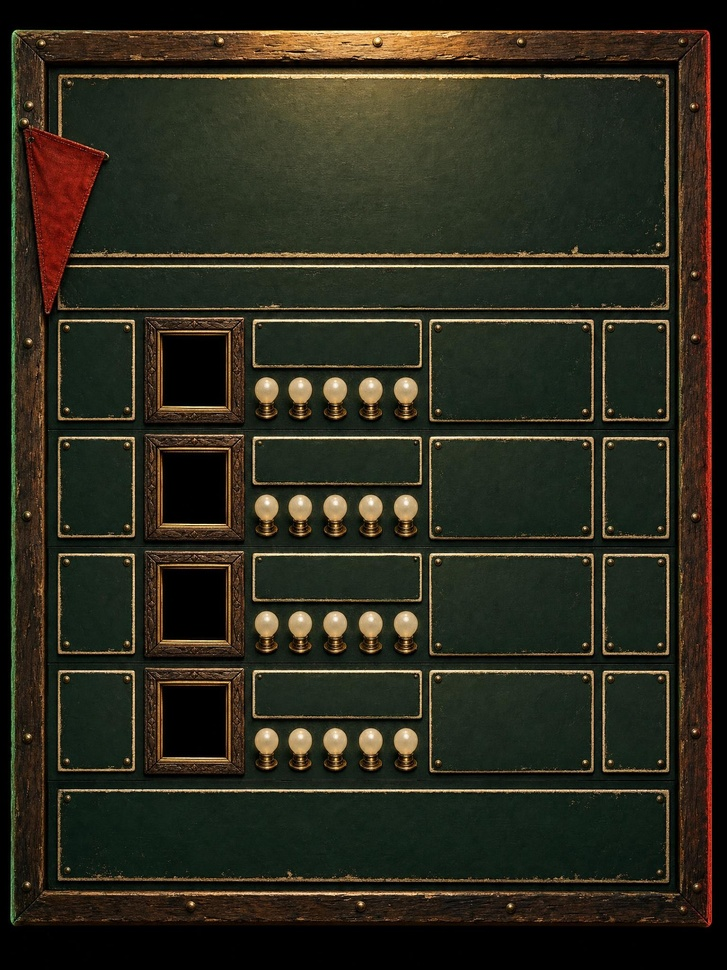
#> input picture ez/tools/concepts/worlds/comic/story/h/meet13/img/n0p.jpg, 727 x 970 px, shrunk from 1536 x 2048 before the run
$ python geo.py img/n0p.jpg
#> lines starting #> are read from the running program, lines starting #| are printed output that depends on the picture; after the words box and inside, x2 and y2 are one past the last pixel; in counts of white or black regions, pixels touching at a corner belong together
# /usr/bin/python3 geo.py img : black picture-frame insets (row centres) and gold border peaks along row 1 and the header/strip columns
import sys
from PIL import Image
import numpy as np
im=np.asarray(Image.open(sys.argv[1]).convert('RGB')).astype(int);H,W,_=im.shape
#> after `H, W, _ = im.shape`: H = 970; W = 727
L=im.mean(2);blk=L<22
#> after `L = im.mean(2)`:
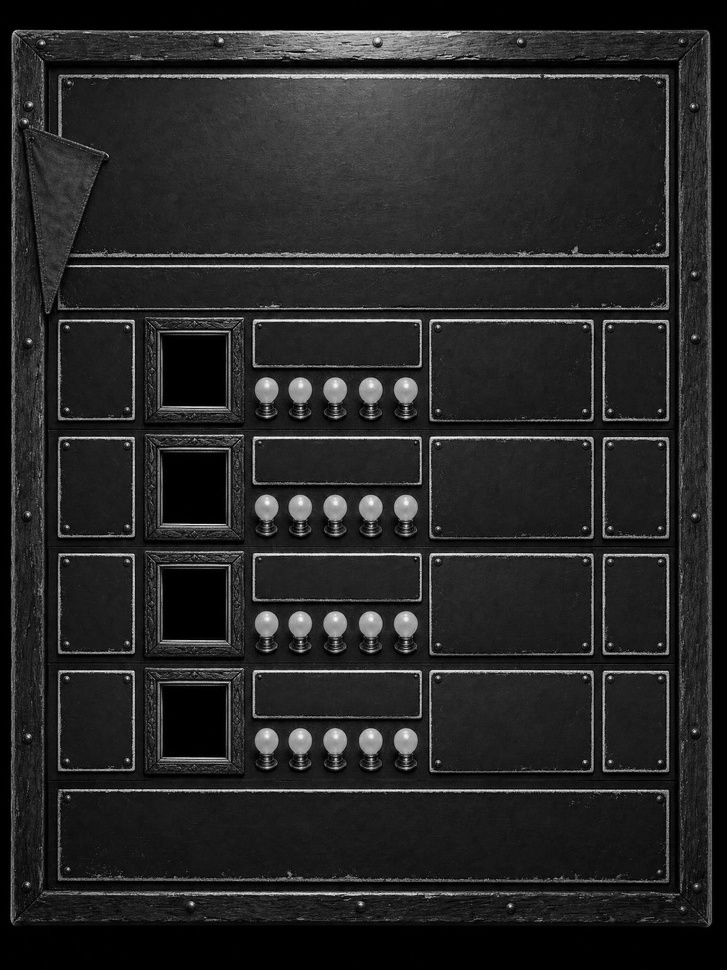
#> L: shape (970, 727) float64; min 0, max 250.3, mean 38
#> after `blk = L < 22`:
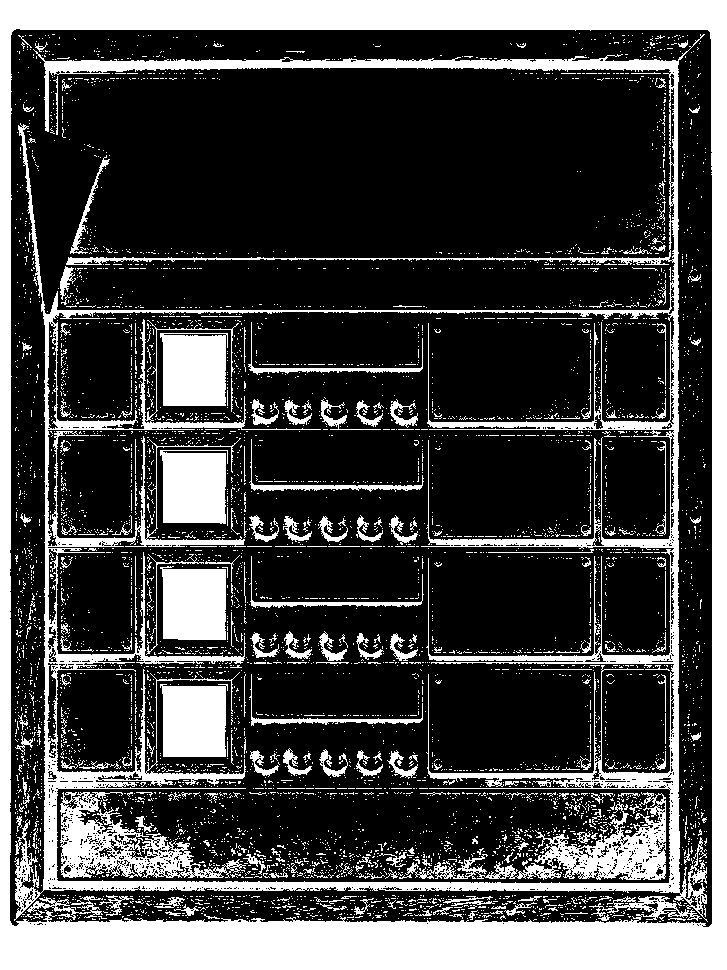
#> blk: shape (970, 727) bool; 26.8% white; 5607 white regions (5365 under 20 px), largest, box (x1, y1, x2, y2) and area: (0, 0, 727, 970) 81381, (14, 34, 708, 922) 45554, (405, 792, 666, 880) 5860
k=4;sm=blk[::k,::k];h0,w0=sm.shape;seen=np.zeros_like(sm);fr=[]
#> after `sm = blk[::k, ::k]`:
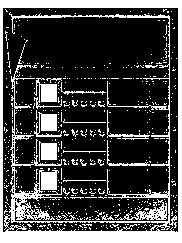
#> sm: shape (243, 182) bool; 27.2% white; 556 white regions (536 under 20 px), largest, box (x1, y1, x2, y2) and area: (0, 0, 182, 243) 8454, (34, 78, 62, 109) 408, (34, 112, 62, 137) 379
#> after `h0, w0 = sm.shape`: h0 = 243; w0 = 182
for y in range(h0):
  for x in range(w0):
    if sm[y,x] and not seen[y,x]:
      st=[(y,x)];seen[y,x]=1;ys=[];xs=[]
      while st:
        a,b=st.pop();ys.append(a);xs.append(b)
        for c,d in((a+1,b),(a-1,b),(a,b+1),(a,b-1)):
          if 0<=c<h0 and 0<=d<w0 and sm[c,d] and not seen[c,d]:seen[c,d]=1;st.append((c,d))
      y0,y1,x0,x1=min(ys)*k,(max(ys)+1)*k,min(xs)*k,(max(xs)+1)*k;w=x1-x0;h=y1-y0
      if .035*W<w<.2*W and .025*H<h<.2*H and len(ys)/((h/k)*(w/k))>.85:fr.append((y0,y1,x0,x1))
#> after the loop, fr = [(572, 640, 164, 228)]
fr.sort()
print('W,H',W,H)
#| W,H 727 970
for a,b,c,d in fr:print('frame y %.4f-%.4f yc %.4f h %.4f | x %.4f-%.4f xc %.4f w %.4f'%(a/H,b/H,(a+b)/2/H,(b-a)/H,c/W,d/W,(c+d)/2/W,(d-c)/W))
R,G,B=im[...,0],im[...,1],im[...,2];gold=(R>105)&(G>80)&(R-B>28)
#> after `R, G, B = (im[..., 0], im[..., 1], im[..., 2])`:
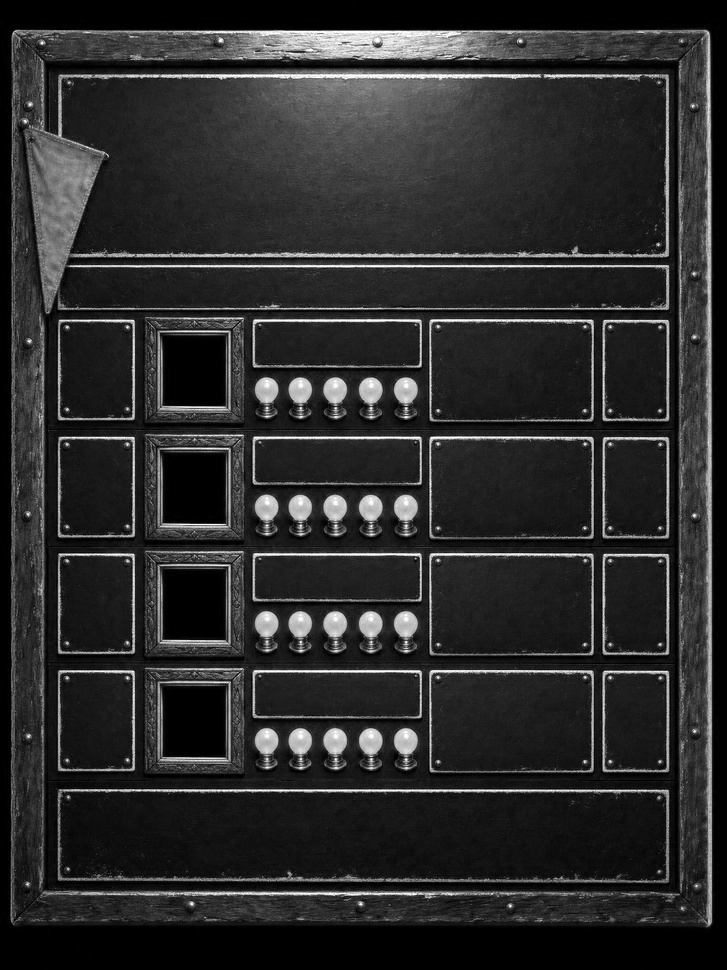
#> R: shape (970, 727) int64; min 0, max 255, mean 43.6
#> after `R, G, B = (im[..., 0], im[..., 1], im[..., 2])`:
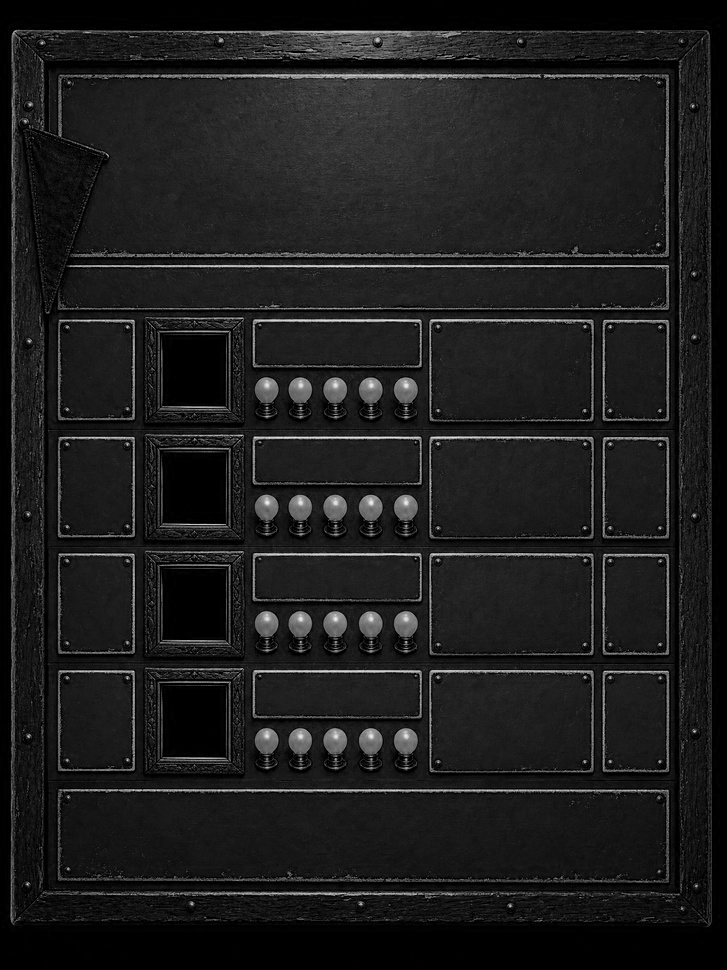
#> B: shape (970, 727) int64; min 0, max 241, mean 28.8
#> after `gold = (R > 105) & (G > 80) & (R - B > 28)`:
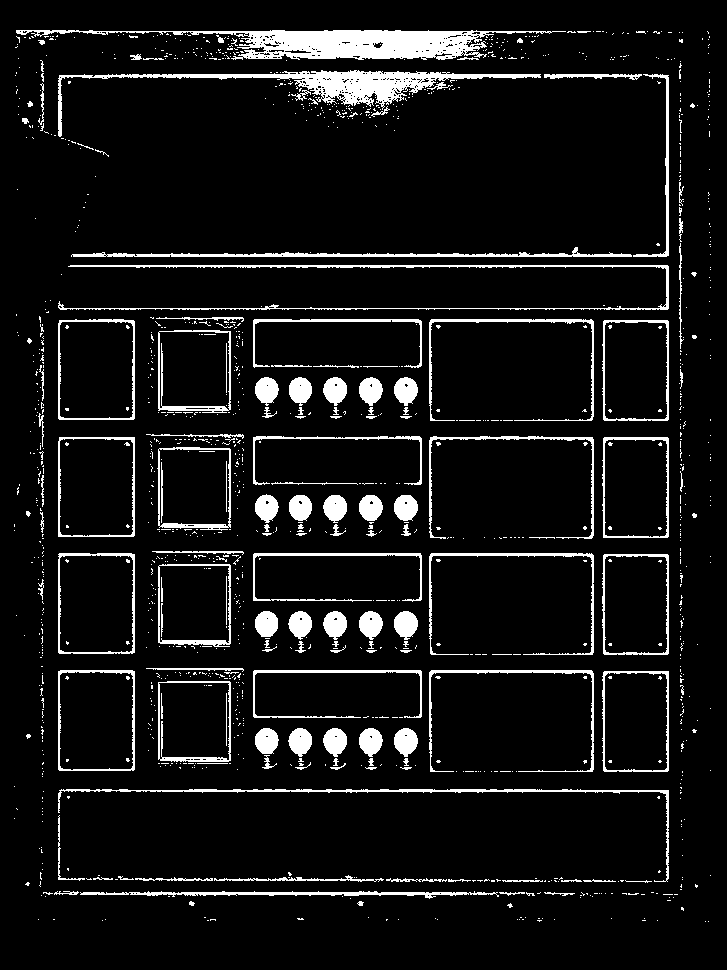
#> gold: shape (970, 727) bool; 7.9% white; 1359 white regions (1215 under 20 px), largest, box (x1, y1, x2, y2) and area: (16, 30, 566, 60) 6811, (58, 70, 541, 137) 4743, (58, 265, 669, 310) 2368
def peaks(prof,thr):
  pk=[i for i in range(1,len(prof)-1) if prof[i]>thr and prof[i]>=prof[i-1] and prof[i]>=prof[i+1]]
  g=[];[g.append([y]) if not g or y-g[-1][-1]>3 else g[-1].append(y) for y in pk];return [round(sum(a)/len(a)) for a in g]
if fr:
  a,b=fr[0][0],fr[0][1];band=gold[a+(b-a)//3:b-(b-a)//3]
#> after `a, b = (fr[0][0], fr[0][1])`: a = 572; b = 640
  px=peaks(band.mean(0),.5);print('row1 x-peaks',[round(x/W,4) for x in px])
#> in peaks, `pk=[i for i in range(1,len(prof)-1) if prof[i]>thr and prof[i]>=prof[i..`: pk = [58, 59, 133, 134, 158, 159, 161, 226, 229, 230, 430, 592, 593, 603, 667, 668]
#> after `px = peaks(band.mean(0), 0.5)`: px = [58, 134, 159, 228, 430, 592, 603, 668]
#| row1 x-peaks [0.0798, 0.1843, 0.2187, 0.3136, 0.5915, 0.8143, 0.8294, 0.9188]
  xs=int(W*.45);col=gold[:,xs-4:xs+4].mean(1);print('y-peaks @x.45',[round(y/H,4) for y in peaks(col,.5)])
#> after `xs = int(W * 0.45)`: xs = 327
#> after `col = gold[:, xs - 4:xs + 4].mean(1)`: col = 970 values, max 1 at index 31, min 0 at index 0, mean 0.164
#| y-peaks @x.45 [0.0454, 0.0866, 0.2629, 0.2742, 0.3175, 0.3299, 0.3773, 0.4021, 0.4515, 0.4979, 0.5227, 0.5711, 0.6186, 0.6433, 0.6918, 0.7392, 0.7639, 0.8144, 0.9072, 0.9206]
